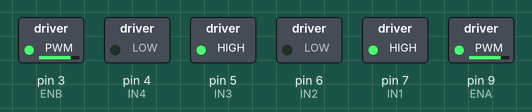
This sketch was run on a simulated Arduino Uno, built with avr-gcc and run on an emulated ATmega328P. Parts: switched loads named in the sketch (green lamp = pin HIGH).

Above: at 0.1 s.
Timing chart, 0 to 1.6 s (numbered marks = the images above):
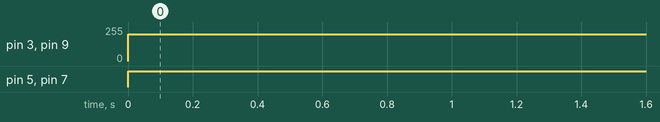

The sketch:

L298N.ino
```cpp
const int IN1 = 7;
const int IN2 = 6;
const int IN3 = 5;
const int IN4 = 4;

const int ENA = 9;
const int ENB = 3;

void setup() {
  // put your setup code here, to run once:
  pinMode (IN1, OUTPUT);
  pinMode (IN2, OUTPUT);
  pinMode (IN3, OUTPUT);
  pinMode (IN4, OUTPUT);
  pinMode (ENA, OUTPUT);
  pinMode (ENB, OUTPUT);
}

void loop() {
  // put your main code here, to run repeatedly:

  analogWrite(ENA, 200); // dreapta
  analogWrite(ENB, 200);

  digitalWrite(IN1, HIGH);
  digitalWrite(IN2, LOW);
  digitalWrite(IN3, HIGH);
  digitalWrite(IN4, LOW);
}
```

Measured:
- by itself, pin 3 (ENB), pin 9 (ENA): 0/255 → 200/255 at 0.00 s
- by itself, pin 5 (IN3), pin 7 (IN1): LOW → HIGH at 0.00 s
